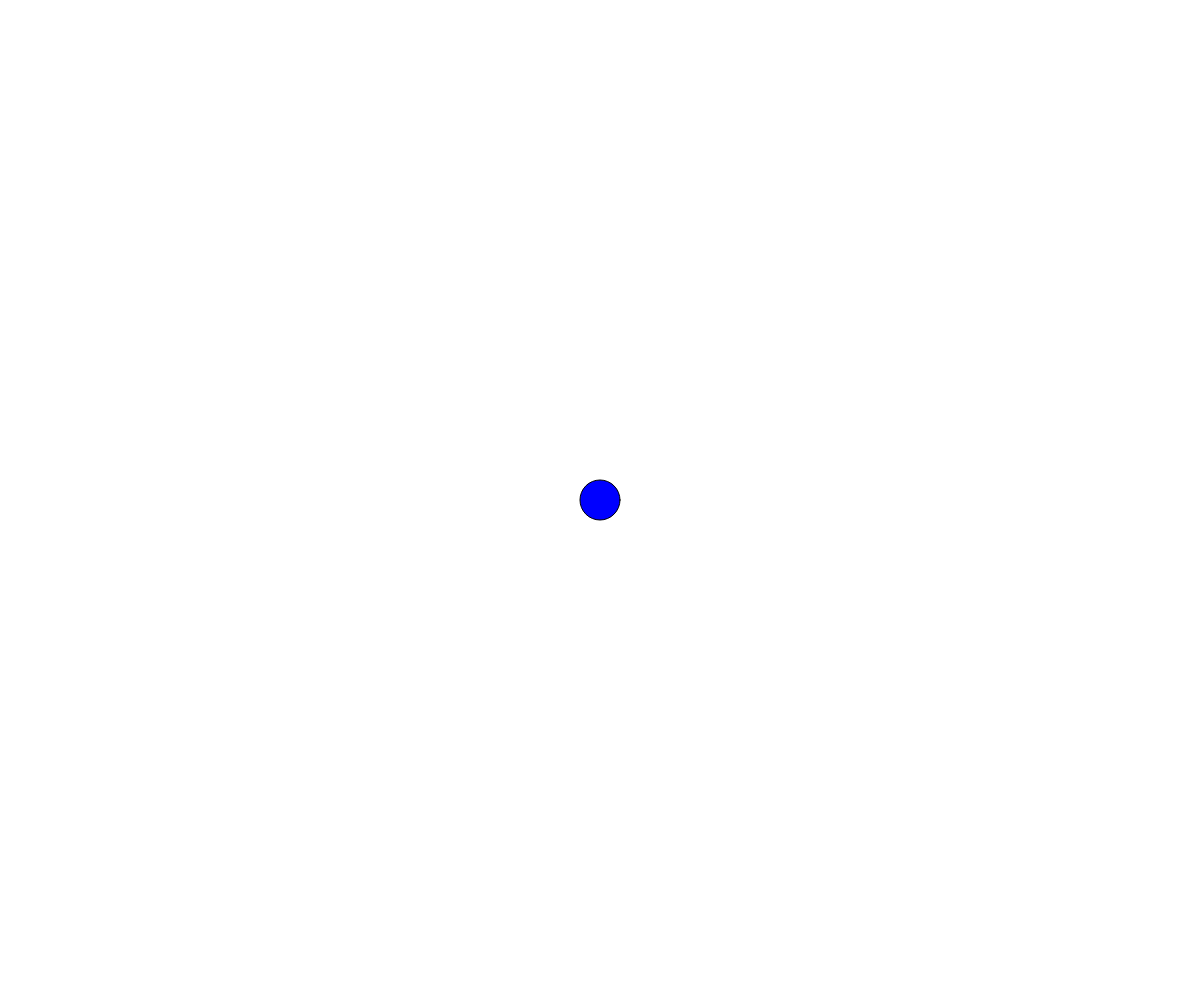
Frame 1 (no input)
Frame 60 (no input): identical to frame 1, image omitted
Frame 120 (the mouse pressed at the canvas centre since frame 60): identical to frame 1, image omitted

The p5.js sketch that drew this single still picture (run headless with seeded random() and noise() and a simulated clock; from frame 60 on, the mouse is pressed at the canvas centre):

// p5.js sketch
// ── sketch.js
function setup() {
    createCanvas( windowWidth, windowHeight );
}

function draw() {
    background('white');

    // set the fill color for an ellipse
    if( false ) {
        fill('red');
    } else {
        fill('blue');
    }

    ellipse( width/2, height/2, 40 );
}
